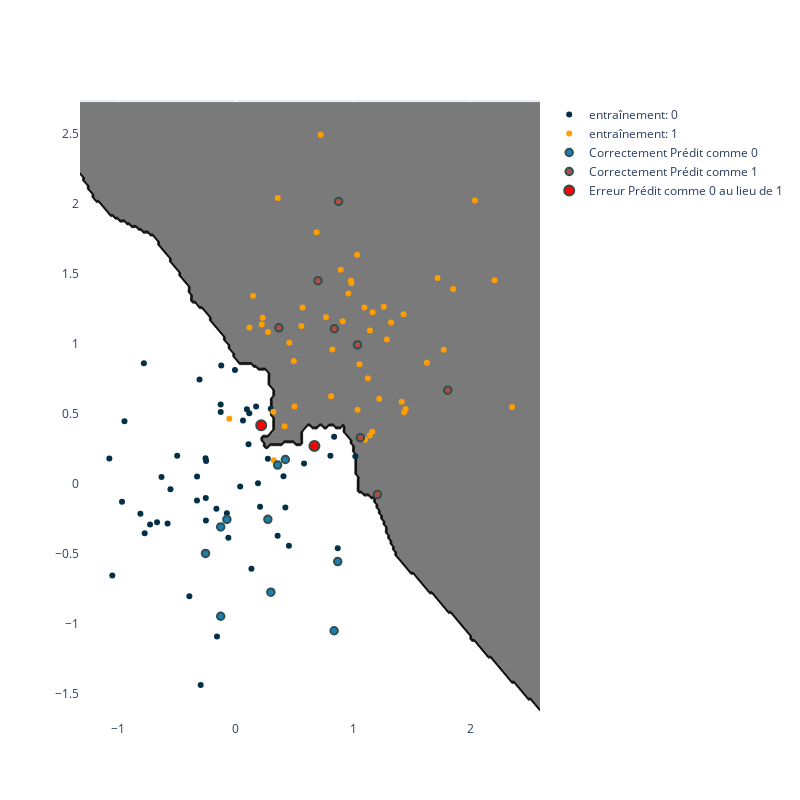

Notebook source saved alongside this figure:
### Markdown cell above
Nous avons deux erreurs sur les 20 points, ce qui donne une accuracy de 0.1. C'est plutôt pas mal. Pour comprendre d'où elles viennent, nous pouvons tracer la bordure avec les points d'entraînements et de test.

### Code cell
# Code utilisé pour générer l'image

# Création du mesh pour voir la bordure de décision
mesh_size = .02
margin = 0.25

# Create a mesh grid on which we will run our model
x_min, x_max = train_set[0].min() - margin, train_set[0].max() + margin
y_min, y_max = train_set[1].min() - margin, train_set[1].max() + margin
xrange = np.arange(x_min, x_max, mesh_size)
yrange = np.arange(y_min, y_max, mesh_size)
xx, yy = np.meshgrid(xrange, yrange)

# Les couleurs pour la bordure
color_scale = [[0, "rgb(255, 255, 255)"], [1, "rgb(122, 122, 122)"]]

preds = model.predict(test_set.T)
preds[preds != test_labels] = -1    

Z = np.array(model.predict(np.c_[xx.ravel(), yy.ravel()])).astype(str)
Z = Z.reshape(xx.shape)

fig = go.Figure()

fig.add_trace(
    go.Contour(
        x=xrange,
        y=yrange,
        z=Z,
        colorscale=color_scale,
        showscale=False
    )
)

fig.add_trace(
    go.Scatter(x=train_set[0][train_labels == 0], y=train_set[1][train_labels==0], mode="markers",
      marker=dict(color="rgb(2,48,71)"), name="entraînement: 0"
    )
)

fig.add_trace(
    go.Scatter(x=train_set[0][train_labels == 1], y=train_set[1][train_labels==1], mode="markers",
      marker=dict(color="rgb(255,158,2)"), name="entraînement: 1"
    )
)

fig.add_trace(
    go.Scatter(x=test_set[0][preds == 0], y=test_set[1][preds==0], mode="markers",
      marker=dict(color="rgb(28,128,178)", size=7.5, line=dict(width=2, color='DarkSlateGrey')),
                  name="Correctement Prédit comme 0"
    )
)

fig.add_trace(
    go.Scatter(x=test_set[0][preds == 1], y=test_set[1][preds==1], mode="markers",
      marker=dict(color="rgb(176,78,68)", size=7.5, line=dict(width=2, color='DarkSlateGrey')),
                  name="Correctement Prédit comme 1"
    )
)

fig.add_trace(
    go.Scatter(x=test_set[0][preds == -1], y=test_set[1][preds==-1], mode="markers",
      marker=dict(color="rgb(255,0,0)", size=10, line=dict(width=2, color='DarkSlateGrey')),
                  name="Erreur Prédit comme 0 au lieu de 1"
    )
)

fig.update_layout(height=800, width=800)

### Figure 1 — Plotly figure (JSON) as saved in the notebook; plotly's stock layout.template omitted (floating-point values rounded to 4 significant figures; data arrays with more than 128 entries replaced by an {"elided": "..."} marker saying what was removed)
{"data": [{"autocontour": true, "colorscale": [[0, "rgb(255, 255, 255)"], [1, "rgb(122, 122, 122)"]], "contours": {"end": 0.9, "size": 0.1, "start": 0.1}, "showscale": false, "type": "contour", "x": {"elided": "197 float values"}, "y": {"elided": "222 float values"}, "z": {"elided": "222x197 str values"}}, {"marker": {"color": "rgb(2,48,71)"}, "mode": "markers", "name": "entraînement: 0", "type": "scatter", "x": [0.2732, -0.07605, 0.3562, 0.8377, -0.1288, -0.1288, 0.8686, 0.4221, -0.2582, 0.2984, -0.2549, -0.2562, 0.1331, -1.052, -0.9487, -0.3093, -0.5571, 0.1728, -0.4994, -0.7768, 0.8061, -0.1242, 0.03714, -0.7836, -0.2994, 0.06101, -0.633, 0.2066, -0.3304, -0.1604, -0.3309, 1.019, -0.007423, -0.5817, 0.4524, -0.6715, 0.1149, -1.078, -0.7305, 0.1083, 0.4062, 0.09425, -0.06361, -0.1656, -0.8132, -0.3959, -0.2534, 0.5814, 0.189, -0.9697], "y": [0.1782, -0.2118, -0.3723, 0.3364, 0.567, 0.5122, -0.4616, -0.1701, 0.1822, 0.5365, -0.2635, -0.1021, -0.6085, -0.6579, 0.4469, 0.7459, -0.03961, 0.5519, 0.1989, -0.3548, 0.1988, 0.8459, -0.0197, 0.8606, -1.441, 0.452, 0.04788, -0.1645, 0.05047, -1.093, -0.1208, 0.1964, 0.8128, -0.285, -0.4447, -0.276, 0.5035, 0.1808, -0.2914, 0.2823, 0.05339, 0.5328, -0.3861, -0.1802, -0.2157, -0.8049, 0.1629, 0.1436, 0.002812, -0.129]}, {"marker": {"color": "rgb(255,158,2)"}, "mode": "markers", "name": "entraînement: 1", "type": "scatter", "x": [0.2215, 0.7686, 0.8115, 0.5587, 0.9113, 1.222, 2.037, 1.096, 1.142, 0.9591, -0.05532, 0.9854, 1.033, 2.355, 0.8942, 1.166, 0.9809, 0.3572, 1.629, 1.414, 1.435, 0.4998, 1.772, 0.229, 1.323, 2.205, 0.4552, 0.6885, 1.055, 0.7231, 0.1471, 1.038, 0.4157, 1.26, 0.4943, 1.852, 0.5692, 0.8229, 1.447, 0.323, 1.125, 1.719, 0.1159, 1.102, 1.143, 1.43, 0.3197, 0.2737, 1.287, 1.163], "y": [1.138, 1.191, 0.626, 1.128, 1.161, 0.6071, 2.026, 1.261, 0.3448, 1.361, 0.4639, 1.433, 1.637, 0.5486, 1.53, 1.227, 1.452, 2.043, 0.865, 0.5854, 0.5108, 0.5513, 0.9576, 1.188, 1.152, 1.455, 1.007, 1.799, 0.8544, 2.496, 1.344, 0.5286, 0.411, 1.265, 0.8771, 1.393, 1.26, 0.9599, 0.5343, 0.1668, 0.7544, 1.471, 1.118, 0.3148, 1.095, 1.212, 0.5139, 1.085, 1.032, 0.3714]}, {"marker": {"color": "rgb(28,128,178)", "line": {"color": "DarkSlateGrey", "width": 2}, "size": 7.5}, "mode": "markers", "name": "Correctement Prédit comme 0", "type": "scatter", "x": [0.2732, -0.07605, 0.3562, 0.8377, -0.1288, -0.1288, 0.8686, 0.4221, -0.2582, 0.2984], "y": [-0.2549, -0.2562, 0.1331, -1.052, -0.9487, -0.3093, -0.5571, 0.1728, -0.4994, -0.7768]}, {"marker": {"color": "rgb(176,78,68)", "line": {"color": "DarkSlateGrey", "width": 2}, "size": 7.5}, "mode": "markers", "name": "Correctement Prédit comme 1", "type": "scatter", "x": [1.806, 0.8758, 1.037, 0.7006, 1.061, 0.367, 1.207, 0.8396], "y": [0.6691, 2.019, 0.9926, 1.452, 0.3285, 1.115, -0.07782, 1.108]}, {"marker": {"color": "rgb(255,0,0)", "line": {"color": "DarkSlateGrey", "width": 2}, "size": 10}, "mode": "markers", "name": "Erreur Prédit comme 0 au lieu de 1", "type": "scatter", "x": [0.2164, 0.6696], "y": [0.4183, 0.2695]}], "layout": {"height": 800, "width": 800, "xaxis": {"autorange": true, "range": [-1.328, 2.592], "type": "linear"}, "yaxis": {"autorange": true, "range": [-1.691, 2.745], "type": "linear"}}}
